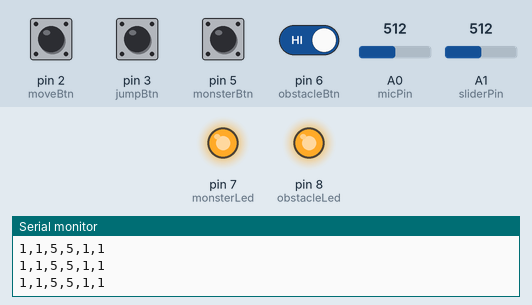
Recording of a sketch running on a simulated Arduino Uno, built with avr-gcc and run on an emulated ATmega328P. Parts: output pins drawn as LEDs (lit = HIGH), the last lines printed to the serial monitor. The inputs (shaded band) are chosen by the test bench; at power-on: pin 2 (moveBtn), pin 3 (jumpBtn), pin 5 (monsterBtn), pin 6 (obstacleBtn) HIGH, A0 (micPin) = 512, A1 (sliderPin) = 512.

Above: at 1.2 s.
1.3 s: pin 5 (monsterBtn) pulled LOW for 0.15 s
At 2.5 s:
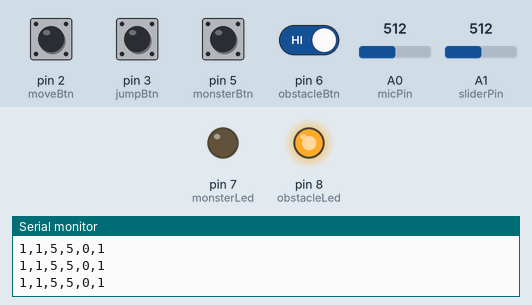
2.9 s: pin 6 (obstacleBtn) driven LOW
At 3.6 s:
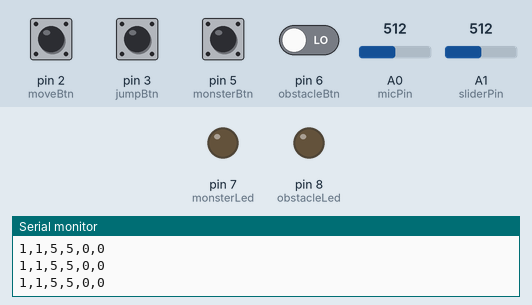
At 17.2 s:
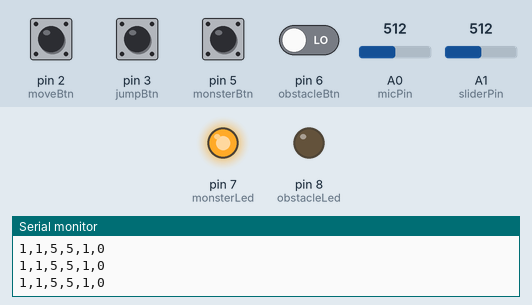
Timing chart, 0 to 20.5 s (numbered marks = the images above; inputs shaded):
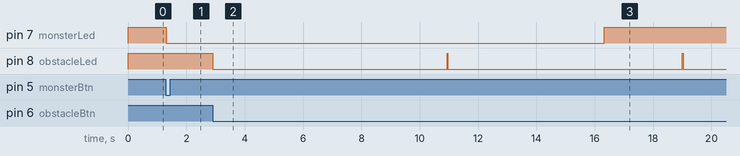

Measured:
- after the input at 1.3 s, pin 7 (monsterLed): HIGH → LOW at once
- after the input at 2.9 s, pin 8 (obstacleLed): alternates HIGH for 0.03 s and LOW for 8.0 s, starting at once

The sketch:

Finalgame.ino
```cpp
const int moveBtn = 2;
const int jumpBtn = 3;
const int micPin = A0;
const int sliderPin = A1;
const int monsterBtn = 5;
const int obstacleBtn = 6;

const int monsterLed = 7;
const int obstacleLed = 8;

float volSmooth = 0;
int speedValue = 5;

int monsterSpeed = 5;

unsigned long windowStart = 0;
int windowMin = 1023;
int windowMax = 0;


bool monsterReady = true;
bool obstacleReady = true;
unsigned long monsterLastTime = 0;
unsigned long obstacleLastTime = 0;

int readMicVolume() {
  int mn = 1023;
  int mx = 0;
  unsigned long start = millis();

  while (millis() - start < 12) {
    int v = analogRead(micPin);
    if (v < mn) mn = v;
    if (v > mx) mx = v;
  }
  return mx - mn;
}

void setup() {
  Serial.begin(230400);

  pinMode(moveBtn, INPUT_PULLUP);
  pinMode(jumpBtn, INPUT_PULLUP);

  pinMode(monsterBtn, INPUT_PULLUP);
  pinMode(obstacleBtn, INPUT_PULLUP);

  pinMode(monsterLed, OUTPUT);
  pinMode(obstacleLed, OUTPUT);

  digitalWrite(monsterLed, HIGH);
  digitalWrite(obstacleLed, HIGH);

  windowStart = millis();
}
void loop() {

  unsigned long currentTime = millis();
  int moveState = digitalRead(moveBtn);
  int jumpState = digitalRead(jumpBtn);
  int vol = readMicVolume();
  volSmooth = 0.85 * volSmooth + 0.15 * vol;
  speedValue = map((int)volSmooth, 5, 120, 3, 15);
  speedValue = constrain(speedValue, 5, 15);
  // Monster speed
  int val = analogRead(sliderPin);
  if (val < windowMin) windowMin = val;
  if (val > windowMax) windowMax = val;
  if (currentTime - windowStart >= 200) {
    int range = windowMax - windowMin;
    if (range >= 1 && range <= 10) {
      monsterSpeed = 5;
    } else if (range > 10 && range <= 200) {
      monsterSpeed = 7;
    } else if (range > 200) {
      monsterSpeed = 10;
    } else {
      monsterSpeed = 5;
    }
    windowMin = 1023;
    windowMax = 0;
    windowStart = currentTime;
  }
  // CD（15s）
  if (digitalRead(monsterBtn) == LOW && monsterReady) {
    monsterReady = false;
    monsterLastTime = currentTime;
    digitalWrite(monsterLed, LOW);
  }
  if (!monsterReady && currentTime - monsterLastTime >= 15000) {
    monsterReady = true;
    digitalWrite(monsterLed, HIGH);
  }
  //8s
  if (digitalRead(obstacleBtn) == LOW && obstacleReady) {
    obstacleReady = false;
    obstacleLastTime = currentTime;
    digitalWrite(obstacleLed, LOW);
  }
  if (!obstacleReady && currentTime - obstacleLastTime >= 8000) {
    obstacleReady = true;
    digitalWrite(obstacleLed, HIGH);
  }
  // move,jump,playerSpeed,monsterSpeed,monsterReady,obstacleReady
  Serial.print(moveState);
  Serial.print(",");
  Serial.print(jumpState);
  Serial.print(",");
  Serial.print(speedValue);
  Serial.print(",");
  Serial.print(monsterSpeed);
  Serial.print(",");
  Serial.print(monsterReady);
  Serial.print(",");
  Serial.println(obstacleReady);
  delay(20);
}
```
